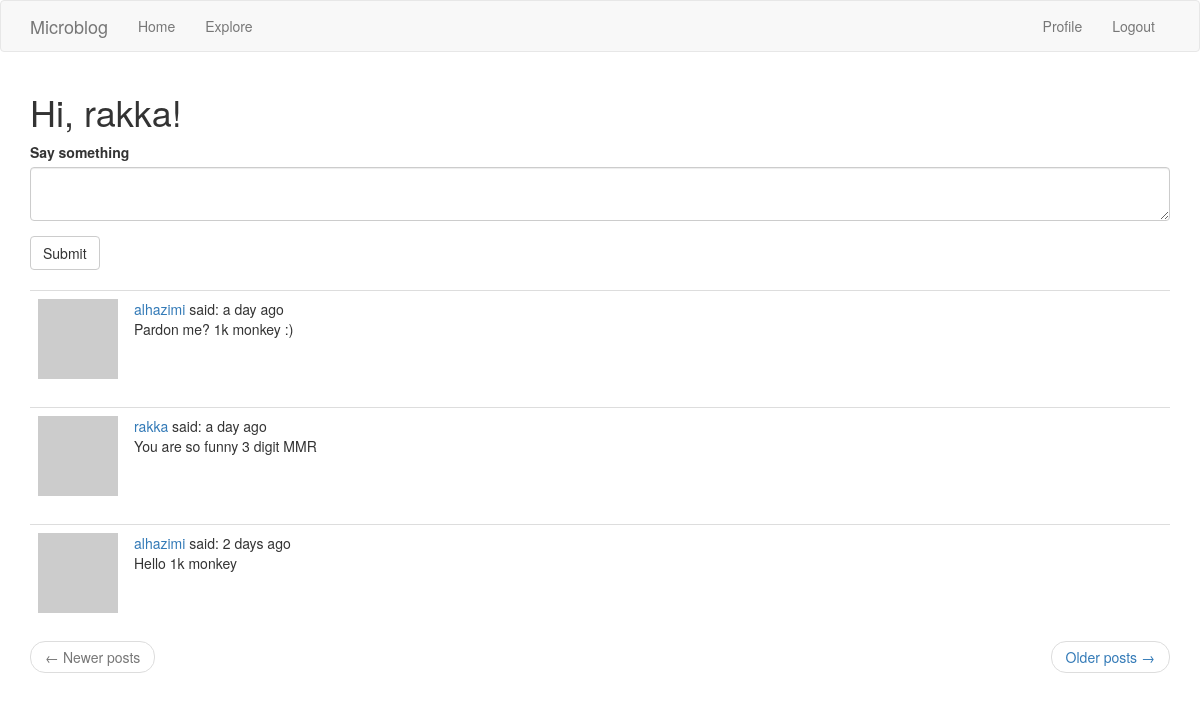
The app's page /index (signed in) with its own data.
### app/models.py (models this page shows, shortened)
class User(UserMixin, db.Model):
    id = db.Column(db.Integer, primary_key=True)
    username = db.Column(db.String(64), index=True, unique=True)
    email = db.Column(db.String(120), index=True, unique=True)
    password_hash = db.Column(db.String(128))
    posts = db.relationship("Post", backref="author", lazy="dynamic")
    about_me = db.Column(db.String(140))
    last_seen = db.Column(db.DateTime, default=datetime.utcnow)
    followed = db.relationship("User", secondary=followers,
                               primaryjoin=(followers.c.follower_id == id),
                               secondaryjoin=(followers.c.followed_id == id), # c is column
                               backref=db.backref("followers", lazy="dynamic"), lazy="dynamic")
    def avatar(self, size):
        digest = md5(self.email.lower().encode("utf-8")).hexdigest()
        return "https://gravatar.com/avatar/{}?d=identicon&s={}".format(
            digest, size)
    def followed_posts(self):
        followed = Post.query.join(
            followers, (followers.c.followed_id == Post.user_id)).filter(
            followers.c.follower_id == self.id)
        own = Post.query.filter_by(user_id=self.id)
        return followed.union(own).order_by(Post.timestamp.desc())

class Post(db.Model):
    id = db.Column(db.Integer, primary_key=True)
    body = db.Column(db.String(128))
    timestamp = db.Column(db.DateTime, index=True, default=datetime.utcnow) # utcnow, uniform timestamp without ()
    user_id = db.Column(db.Integer, db.ForeignKey("user.id"))

### app/routes.py (the view)
@app.route('/', methods=["GET", "POST"])
@app.route('/index', methods=["GET", "POST"])
@login_required # If you decorate a view with this, it will ensure that the current user is
def index():
    form = PostForm()
    if form.validate_on_submit():
        post = Post(body=form.post.data, author=current_user)
        db.session.add(post)
        db.session.commit()
        flash("Your post is now live!")
        return redirect(url_for("index")) # redirect prevent duplicate
    page = request.args.get("page", 1, type=int)
    posts = current_user.followed_posts().paginate(
        page, app.config["POST_PER_PAGE"], False) # show own and followed post
    next_url = url_for("index", page=posts.next_num)\
        if posts.has_next else None
    prev_url = url_for("index", page=posts.prev_num)\
        if posts.has_prev else None
    return render_template("index.html", title="Home Page", form=form,
                           posts=posts.items, next_url=next_url,
                           prev_url=prev_url)

### app/forms.py
class PostForm(FlaskForm):
    post = TextAreaField("Say something", validators=[
        DataRequired(), Length(min=1, max=140)
    ])
    submit = SubmitField("Submit")

### app/models.py (called while the page is built)
@login.user_loader
def load_user(id):
    return User.query.get(int(id))

### app/routes.py (called while the page is built)
@app.before_request # executed before the view function
def before_request():
    if current_user.is_authenticated:
        current_user.last_seen = datetime.utcnow()
        db.session.commit()

### app/templates/index.html
{% extends "base.html" %}
{% import "bootstrap/wtf.html" as wtf %}
{% block app_content %}
  <h1>Hi, {{ current_user.username }}!</h1>
  {% if form %}
  {{ wtf.quick_form(form) }}
  <br/>
  {% endif %}
    {% for post in posts %}
      {% include '_post.html' %}
    {% endfor %}
  <nav aria-label="...">
    <ul class="pager">
      <li class="previous{% if not prev_url %} disabled{% endif %}">
        <a href="{{ prev_url or '#' }}">
          <span aria-hidden="true">&larr;</span> Newer posts
        </a>
      </li>
      <li class="next{% if not next_url %} disabled{% endif %}">
        <a href="{{ next_url or '#' }}">
          Older posts <span aria-hidden="true">&rarr;</span>
        </a>
      </li>
    </ul>
  </nav>
{% endblock %}

### app/templates/_post.html
<table class="table table-hover">
  <tr>
    <td width="70px">
      <a href="{{ url_for('user', username=post.author.username) }}">
        <img src="{{ post.author.avatar(36) }}"/>
      </a>
    </td>
    <td>
      <a href="{{ url_for('user', username=post.author.username) }}">
        {{ post.author.username }}
      </a>
      said: {{ moment(post.timestamp).fromNow() }}
      <br/>{{ post.body }}
    </td>
  </tr>
</table>

### records on screen
User: username "rakka"
Post: author.username "alhazimi", timestamp "a day ago", body "Pardon me? 1k monkey :)"
Post: author.username "rakka", timestamp "a day ago", body "You are so funny 3 digit MMR"
Post: author.username "alhazimi", timestamp "2 days ago", body "Hello 1k monkey"
